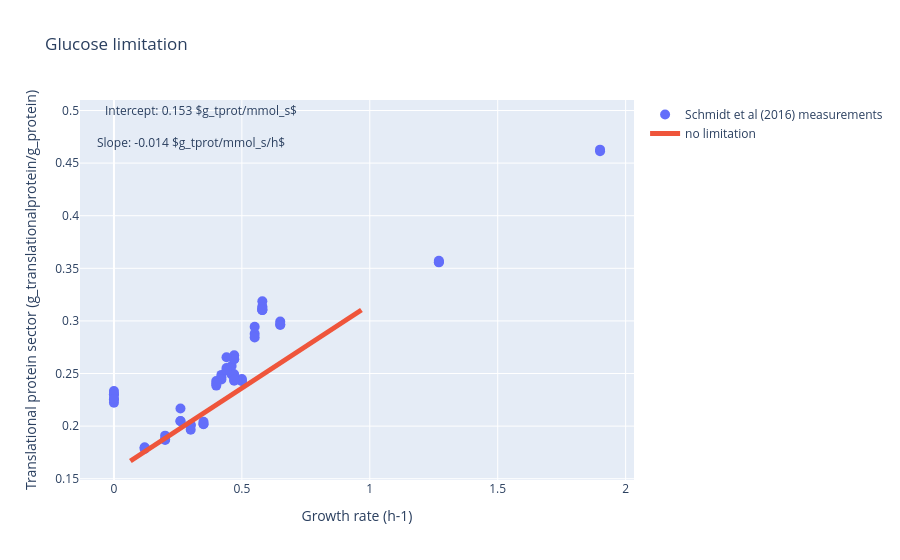

The notebook cell saved with this chart:
### Code cell
#visualization of results
plot_translational_protein_vs_mu(df_schmidt, simulation_results_bms, intercept_glc,
                                 slope_glc, 
                                 protein_fraction = PROTEIN_FRACTION, 
                                 measured_protein_fraction=MEASURED_PROTEIN_FRACTION,
                                 oxygen_results = None)

### Figure 1 — Plotly figure (JSON) as saved in the notebook; plotly's stock layout.template omitted (floating-point values rounded to 4 significant figures)
{"data": [{"marker": {"size": 10}, "mode": "markers", "name": "Schmidt et al (2016) measurements", "type": "scatter", "x": [1.9, 1.9, 0.58, 0.58, 0.58, 1.27, 1.27, 1.27, 0.3, 0.3, 0.3, 0.42, 0.42, 0.42, 0.46, 0.46, 0.46, 0.47, 0.47, 0.47, 0.4, 0.4, 0.4, 0.5, 0.5, 0.5, 0.35, 0.35, 0.35, 0.2, 0.2, 0.2, 0.12, 0.12, 0.12, 0, 0, 0, 0, 0, 0, 0.58, 0.58, 0.58, 0.55, 0.55, 0.55, 0.47, 0.47, 0.47, 0.26, 0.26, 0.26, 0.44, 0.44, 0.44, 0.65, 0.65, 0.65], "y": [0.4628, 0.4612, 0.3137, 0.3104, 0.3103, 0.3559, 0.3557, 0.3571, 0.2005, 0.1965, 0.2013, 0.2464, 0.2487, 0.2443, 0.2507, 0.2491, 0.2571, 0.2635, 0.2673, 0.2639, 0.2429, 0.2385, 0.2406, 0.2448, 0.243, 0.243, 0.2021, 0.2018, 0.2041, 0.1909, 0.1868, 0.1875, 0.1797, 0.1797, 0.1783, 0.2302, 0.2334, 0.2222, 0.2302, 0.2256, 0.2257, 0.3187, 0.3126, 0.3107, 0.2877, 0.2842, 0.2944, 0.2493, 0.2432, 0.244, 0.2167, 0.2046, 0.2049, 0.2654, 0.2552, 0.2531, 0.2995, 0.2962, 0.2968]}, {"line": {"width": 5}, "marker": {"size": 10}, "mode": "lines", "name": "no limitation", "type": "scatter", "x": [0.9673, 0.877, 0.7867, 0.6964, 0.6062, 0.5159, 0.4256, 0.3353, 0.245, 0.1548, 0.06424], "y": [0.3103, 0.296, 0.2816, 0.2673, 0.253, 0.2386, 0.2243, 0.2099, 0.1956, 0.1812, 0.1668]}], "layout": {"annotations": [{"showarrow": false, "text": "Intercept: 0.153 $g_tprot/mmol_s$", "x": 0.34, "y": 0.5}, {"showarrow": false, "text": "Slope: -0.014 $g_tprot/mmol_s/h$", "x": 0.3, "y": 0.47}], "font": {"size": 12}, "title": {"text": "Glucose limitation"}, "xaxis": {"title": {"text": "Growth rate (h-1)"}}, "yaxis": {"title": {"text": "Translational protein sector (g_translationalprotein/g_protein)"}}}}
